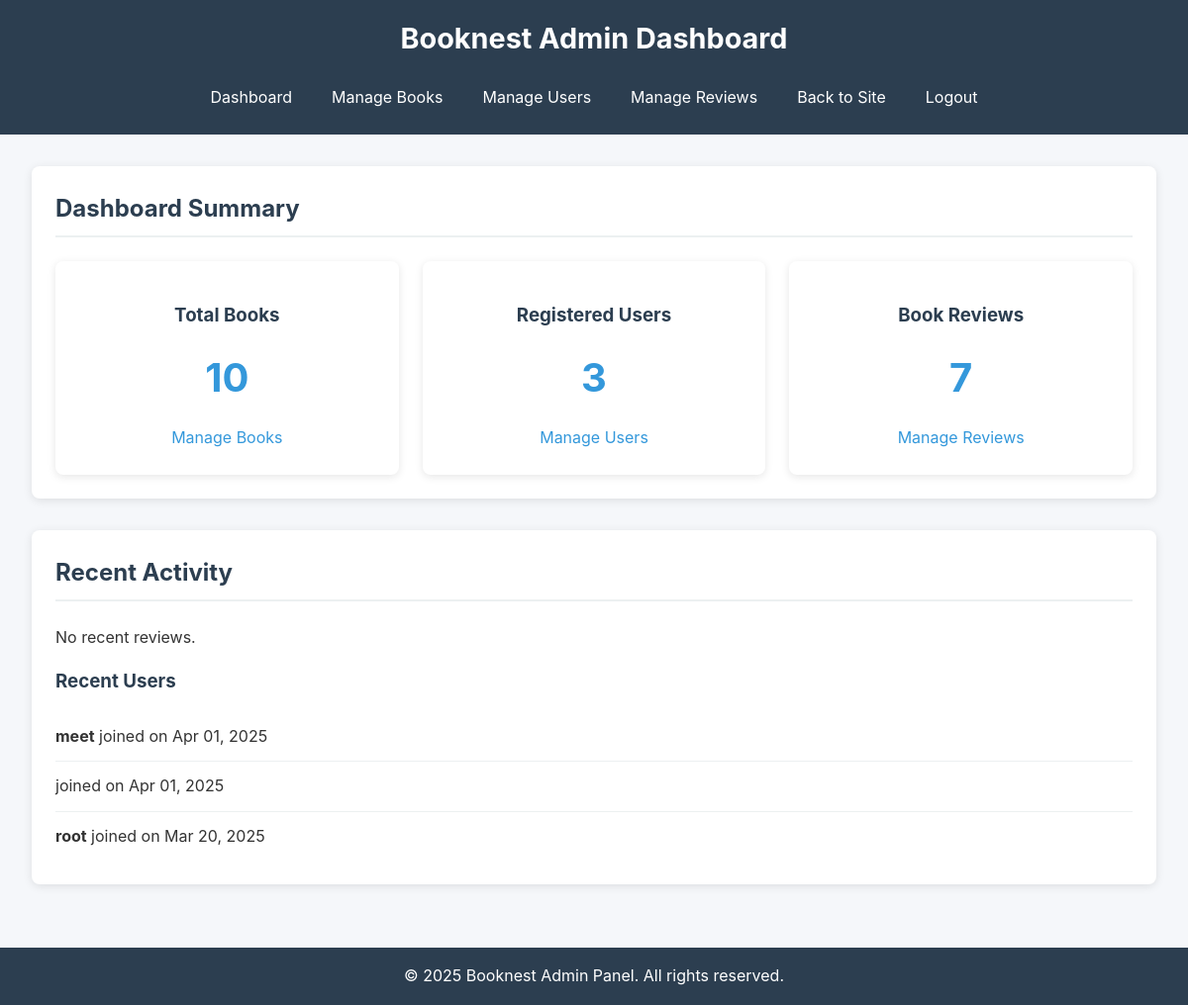
/admin/index.php (signed in), run on the app's committed database.
### tables this page shows
CREATE TABLE IF NOT EXISTS `users` (
  `id` int NOT NULL AUTO_INCREMENT,
  `username` varchar(50) NOT NULL,
  `password` varchar(255) NOT NULL,
  `email` varchar(100) NOT NULL,
  `created_at` timestamp NULL DEFAULT CURRENT_TIMESTAMP,
  PRIMARY KEY (`id`),
  UNIQUE KEY `username` (`username`),
  UNIQUE KEY `email` (`email`)
);

### admin/index.php (the view, shortened to what this page needs)
<?php
require '../database.php';
?>
<!DOCTYPE html>
<html lang="en">
<head>
    <link rel="stylesheet" href="../css/admin-style.css">
</head>
<body>
    <header>
        <h1>Booknest Admin Dashboard</h1>
        <nav>
            <a href="index.php">Dashboard</a>
            <a href="books.php">Manage Books</a>
            <a href="users.php">Manage Users</a>
            <a href="reviews.php">Manage Reviews</a>
            <a href="../index.php">Back to Site</a>
            <a href="../logout.php">Logout</a>
        </nav>
    </header>
    <main>
        <section class="dashboard-summary">
            <h2>Dashboard Summary</h2>
            <?php
            $bookCount = $pdo->query("SELECT COUNT(*) FROM books")->fetchColumn();
            $userCount = $pdo->query("SELECT COUNT(*) FROM users")->fetchColumn();
            $reviewCount = $pdo->query("SELECT COUNT(*) FROM reviews")->fetchColumn();
            ?>
            <div class="stats-container">
                <div class="stat-box">
                    <h3>Total Books</h3>
                    <p class="stat-number"><?php echo $bookCount; ?></p>
                    <a href="books.php" class="action-link">Manage Books</a>
                </div>
                <div class="stat-box">
                    <h3>Registered Users</h3>
                    <p class="stat-number"><?php echo $userCount; ?></p>
                    <a href="users.php" class="action-link">Manage Users</a>
                </div>
                <div class="stat-box">
                    <h3>Book Reviews</h3>
                    <p class="stat-number"><?php echo $reviewCount; ?></p>
                    <a href="reviews.php" class="action-link">Manage Reviews</a>
                </div>
            </div>
        </section>
        <section class="recent-activity">
            <h2>Recent Activity</h2>
            <div class="activity-list">
                <?php
                $stmt = $pdo->query("SELECT r.*, b.title as book_title, u.username
                                    FROM reviews r
                                    JOIN books b ON r.book_id = b.id
                                    JOIN users u ON r.user_id = u.id
                                    ORDER BY r.created_at DESC LIMIT 5");
                $recentReviews = $stmt->fetchAll();
                if (count($recentReviews) > 0) {
                    echo "<h3>Recent Reviews</h3>";
                    echo "<ul>";
                    foreach ($recentReviews as $review) {
                        echo "<li>";
                        echo "<strong>" . htmlspecialchars($review['username']) . "</strong> ";
                        echo "rated <strong>" . htmlspecialchars($review['book_title']) . "</strong> ";
                        echo "with " . htmlspecialchars($review['rating']) . " stars";
                        echo "</li>";
                    }
                    echo "</ul>";
                } else {
                    echo "<p>No recent reviews.</p>";
                }
                $stmt = $pdo->query("SELECT * FROM users ORDER BY created_at DESC LIMIT 5");
                $recentUsers = $stmt->fetchAll();
                if (count($recentUsers) > 0) {
                    echo "<h3>Recent Users</h3>";
                    echo "<ul>";
                    foreach ($recentUsers as $user) {
                        echo "<li>";
                        echo "<strong>" . htmlspecialchars($user['username']) . "</strong> ";
                        echo "joined on " . date('M d, Y', strtotime($user['created_at']));
                        echo "</li>";
                    }
                    echo "</ul>";
                } else {
                    echo "<p>No recent users.</p>";
                }
                ?>
            </div>
        </section>
    </main>
    <footer>
        <p>&copy; <?php echo date("Y"); ?> Booknest Admin Panel. All rights reserved.</p>
    </footer>
</body>
</html>

### css/admin-style.css (style rules this page uses)
:root { --primary-color: #2c3e50; --secondary-color: #3498db; --success-color: #2ecc71; --warning-color: #f39c12; --danger-color: #e74c3c; --light-color: #ecf0f1; --dark-color: #2c3e50; --text-color: #333; --background-color: #f5f7fa; }
* { box-sizing: border-box; margin: 0; padding: 0; }
body { font-family: -apple-system, BlinkMacSystemFont, 'Segoe UI', Roboto, Oxygen-Sans, Ubuntu, Cantarell, sans-serif; line-height: 1.6; color: var(--text-color); background-color: var(--background-color); min-height: 100vh; display: flex; flex-direction: column; }
header { background-color: var(--primary-color); color: white; padding: 1rem 0; text-align: center; }
header h1 { margin-bottom: 1rem; font-size: 1.8rem; }
nav { display: flex; justify-content: center; flex-wrap: wrap; gap: 0.5rem; }
nav a { color: white; text-decoration: none; padding: 0.5rem 1rem; border-radius: 4px; transition: background-color 0.3s; }
main { flex: 1; padding: 2rem; max-width: 1200px; margin: 0 auto; width: 100%; }
section { background-color: white; border-radius: 8px; box-shadow: 0 2px 10px rgba(0, 0, 0, 0.1); padding: 1.5rem; margin-bottom: 2rem; }
h2 { color: var(--primary-color); margin-bottom: 1.5rem; padding-bottom: 0.5rem; border-bottom: 2px solid var(--light-color); }
h3 { color: var(--primary-color); margin: 1rem 0; }
.stats-container { display: flex; flex-wrap: wrap; gap: 1.5rem; margin-top: 1.5rem; }
.stat-box { flex: 1; min-width: 200px; background-color: white; border-radius: 8px; box-shadow: 0 2px 8px rgba(0, 0, 0, 0.1); padding: 1.5rem; text-align: center; transition: transform 0.3s; }
.stat-number { font-size: 2.5rem; font-weight: bold; color: var(--secondary-color); margin: 0.5rem 0; }
.action-link { display: inline-block; margin-top: 0.5rem; color: var(--secondary-color); text-decoration: none; }
.activity-list ul { list-style: none; }
.activity-list li { padding: 0.75rem 0; border-bottom: 1px solid var(--light-color); }
.activity-list li:last-child { border-bottom: none; }
footer { background-color: var(--primary-color); color: white; text-align: center; padding: 1rem 0; margin-top: auto; }

### data on the page
users: username "meet", created_at "Apr 01, 2025"
users: created_at "Apr 01, 2025"
users: username "root", created_at "Mar 20, 2025"

### other printed values
$bookCount "10"
$userCount "3"
$reviewCount "7"
